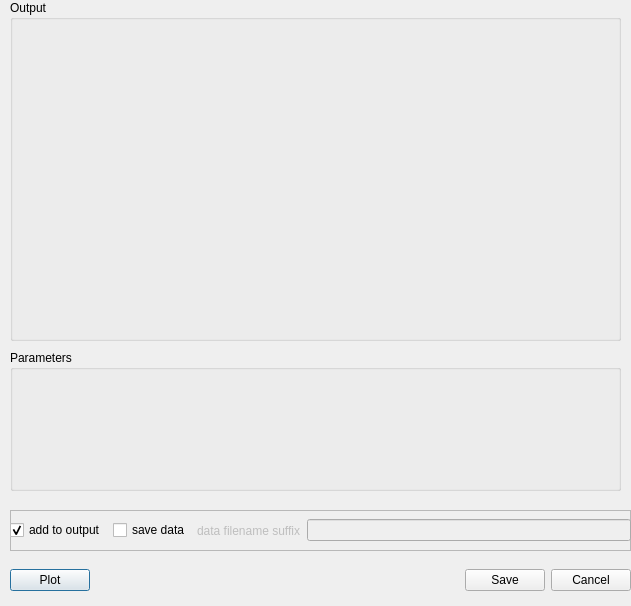
<?xml version="1.0" encoding="UTF-8"?>
<ui version="4.0">
 <class>Dialog</class>
 <widget class="QDialog" name="Dialog">
  <property name="geometry">
   <rect>
    <x>0</x>
    <y>0</y>
    <width>631</width>
    <height>606</height>
   </rect>
  </property>
  <property name="windowTitle">
   <string>Dialog</string>
  </property>
  <property name="windowIcon">
   <iconset resource="gsresources.qrc">
    <normaloff>:/images/images/GSLogo.svg</normaloff>:/images/images/GSLogo.svg</iconset>
  </property>
  <widget class="QFrame" name="frame_2">
   <property name="geometry">
    <rect>
     <x>10</x>
     <y>510</y>
     <width>621</width>
     <height>41</height>
    </rect>
   </property>
   <property name="frameShape">
    <enum>QFrame::StyledPanel</enum>
   </property>
   <property name="frameShadow">
    <enum>QFrame::Raised</enum>
   </property>
   <widget class="QWidget" name="horizontalLayoutWidget">
    <property name="geometry">
     <rect>
      <x>0</x>
      <y>0</y>
      <width>621</width>
      <height>41</height>
     </rect>
    </property>
    <layout class="QHBoxLayout" name="horizontalLayout">
     <item>
      <widget class="QCheckBox" name="addOutputCheckBox">
       <property name="text">
        <string>add to output</string>
       </property>
       <property name="checked">
        <bool>true</bool>
       </property>
      </widget>
     </item>
     <item>
      <widget class="QCheckBox" name="saveDataCheckBox">
       <property name="text">
        <string>save data</string>
       </property>
      </widget>
     </item>
     <item>
      <widget class="QLabel" name="label">
       <property name="enabled">
        <bool>false</bool>
       </property>
       <property name="text">
        <string>data filename suffix</string>
       </property>
      </widget>
     </item>
     <item>
      <widget class="QLineEdit" name="dataFileLineEdit">
       <property name="enabled">
        <bool>false</bool>
       </property>
      </widget>
     </item>
    </layout>
   </widget>
  </widget>
  <widget class="QGroupBox" name="outputGroupBox">
   <property name="geometry">
    <rect>
     <x>10</x>
     <y>0</y>
     <width>611</width>
     <height>341</height>
    </rect>
   </property>
   <property name="minimumSize">
    <size>
     <width>611</width>
     <height>341</height>
    </size>
   </property>
   <property name="maximumSize">
    <size>
     <width>611</width>
     <height>341</height>
    </size>
   </property>
   <property name="title">
    <string>Output</string>
   </property>
  </widget>
  <widget class="QGroupBox" name="parametersGroupBox">
   <property name="geometry">
    <rect>
     <x>10</x>
     <y>350</y>
     <width>611</width>
     <height>141</height>
    </rect>
   </property>
   <property name="minimumSize">
    <size>
     <width>611</width>
     <height>141</height>
    </size>
   </property>
   <property name="maximumSize">
    <size>
     <width>611</width>
     <height>141</height>
    </size>
   </property>
   <property name="title">
    <string>Parameters</string>
   </property>
  </widget>
  <widget class="QWidget" name="horizontalLayoutWidget_2">
   <property name="geometry">
    <rect>
     <x>10</x>
     <y>560</y>
     <width>621</width>
     <height>41</height>
    </rect>
   </property>
   <layout class="QHBoxLayout" name="horizontalLayout_2">
    <item>
     <widget class="QPushButton" name="plotButton">
      <property name="text">
       <string>Plot</string>
      </property>
     </widget>
    </item>
    <item>
     <spacer name="horizontalSpacer">
      <property name="orientation">
       <enum>Qt::Horizontal</enum>
      </property>
      <property name="sizeHint" stdset="0">
       <size>
        <width>40</width>
        <height>20</height>
       </size>
      </property>
     </spacer>
    </item>
    <item>
     <widget class="QPushButton" name="saveButton">
      <property name="text">
       <string>Save</string>
      </property>
     </widget>
    </item>
    <item>
     <widget class="QPushButton" name="cancelButton">
      <property name="text">
       <string>Cancel</string>
      </property>
     </widget>
    </item>
   </layout>
  </widget>
 </widget>
 <resources>
  <include location="gsresources.qrc"/>
 </resources>
 <connections>
  <connection>
   <sender>saveDataCheckBox</sender>
   <signal>toggled(bool)</signal>
   <receiver>dataFileLineEdit</receiver>
   <slot>setEnabled(bool)</slot>
   <hints>
    <hint type="sourcelabel">
     <x>181</x>
     <y>533</y>
    </hint>
    <hint type="destinationlabel">
     <x>341</x>
     <y>539</y>
    </hint>
   </hints>
  </connection>
  <connection>
   <sender>saveDataCheckBox</sender>
   <signal>toggled(bool)</signal>
   <receiver>label</receiver>
   <slot>setEnabled(bool)</slot>
   <hints>
    <hint type="sourcelabel">
     <x>213</x>
     <y>522</y>
    </hint>
    <hint type="destinationlabel">
     <x>244</x>
     <y>527</y>
    </hint>
   </hints>
  </connection>
  <connection>
   <sender>cancelButton</sender>
   <signal>released()</signal>
   <receiver>Dialog</receiver>
   <slot>reject()</slot>
   <hints>
    <hint type="sourcelabel">
     <x>624</x>
     <y>569</y>
    </hint>
    <hint type="destinationlabel">
     <x>493</x>
     <y>0</y>
    </hint>
   </hints>
  </connection>
  <connection>
   <sender>saveButton</sender>
   <signal>released()</signal>
   <receiver>Dialog</receiver>
   <slot>accept()</slot>
   <hints>
    <hint type="sourcelabel">
     <x>493</x>
     <y>587</y>
    </hint>
    <hint type="destinationlabel">
     <x>424</x>
     <y>0</y>
    </hint>
   </hints>
  </connection>
 </connections>
</ui>
